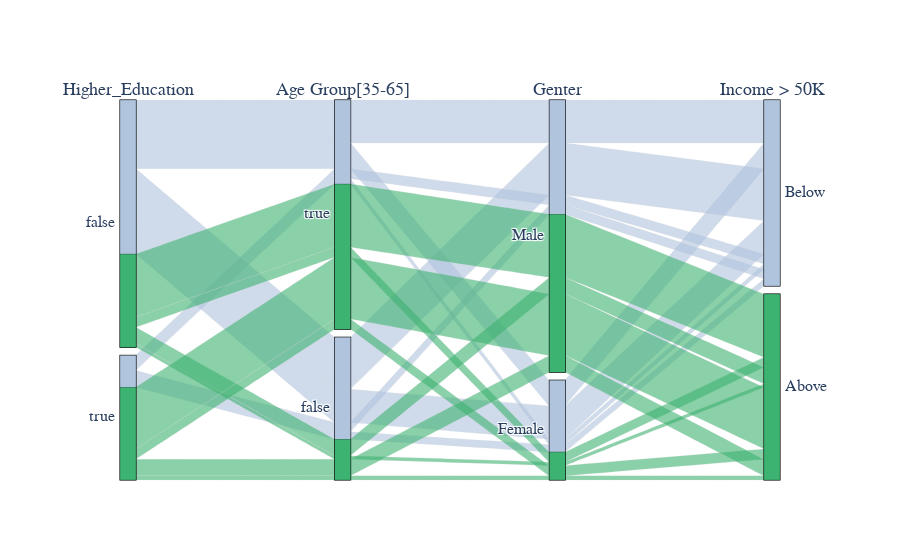

Notebook code for this chart:
### Code cell
fig.show()

### Figure 1 — Plotly figure (JSON) as saved in the notebook; plotly's stock layout.template omitted (floating-point values rounded to 4 significant figures; data arrays with more than 128 entries replaced by an {"elided": "..."} marker saying what was removed)
{"data": [{"arrangement": "freeform", "dimensions": [{"categoryorder": "category ascending", "label": "Higher_Education", "values": {"elided": "15682 bool values"}}, {"label": "Age Group[35-65]", "values": {"elided": "15682 bool values"}}, {"label": "Genter", "values": {"elided": "15682 str values"}}, {"categoryarray": [0, 1], "label": "Income > 50K", "ticktext": ["Below", "Above"], "values": {"elided": "15682 int values"}}], "hoverinfo": "count+probability", "hoveron": "color", "labelfont": {"family": "Times", "size": 18}, "line": {"color": {"elided": "15682 int values"}, "colorscale": [[0, "lightsteelblue"], [1, "mediumseagreen"]]}, "tickfont": {"family": "Times", "size": 16}, "type": "parcats"}], "layout": {"autosize": true}}
